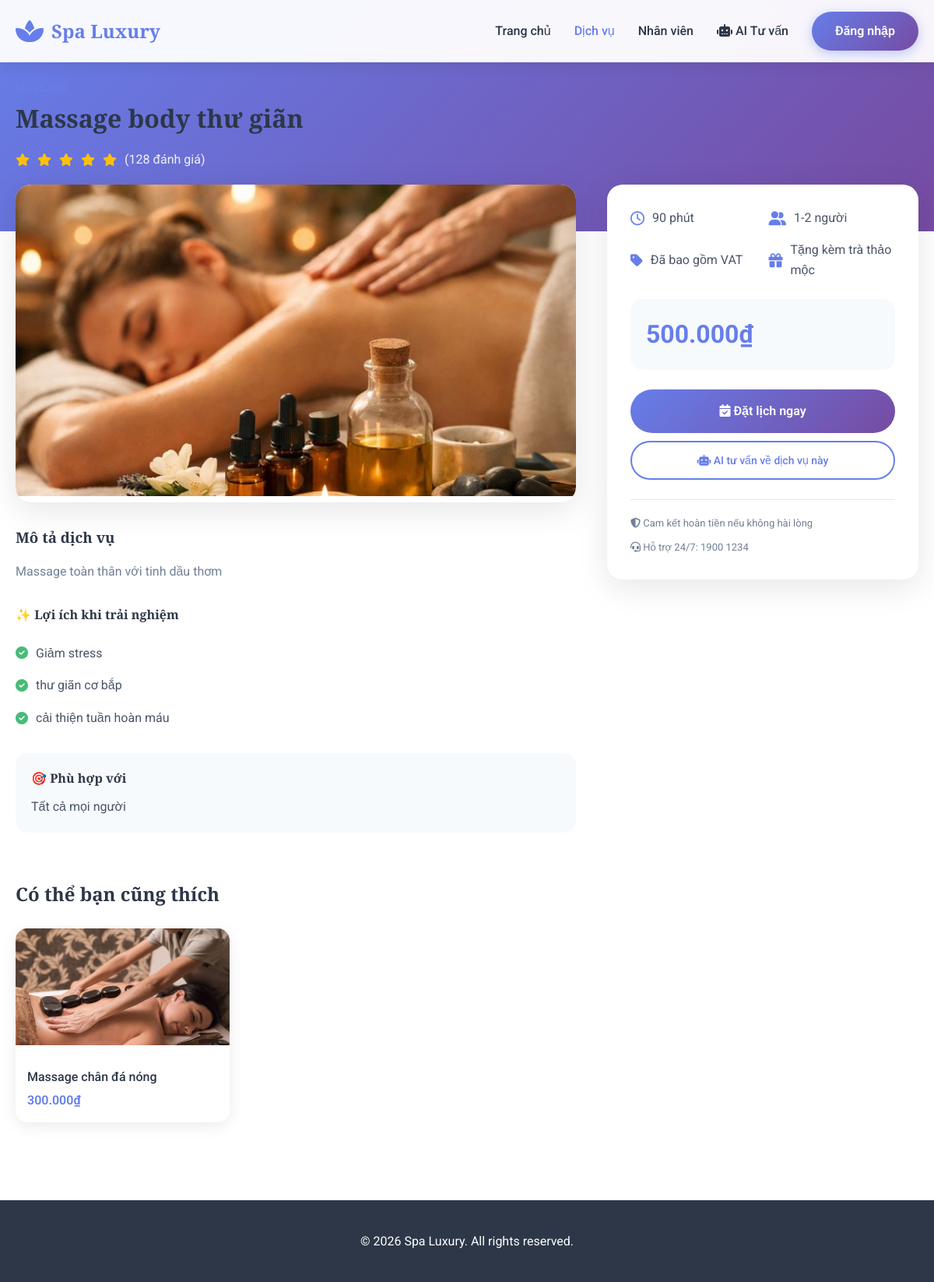
/service/1, run on the app's committed database.
### tables this page shows
CREATE TABLE IF NOT EXISTS `services` (
  `id` int NOT NULL AUTO_INCREMENT,
  `category_id` int DEFAULT NULL,
  `name` varchar(200) NOT NULL,
  `description` text,
  `duration` int DEFAULT NULL COMMENT 'Thời gian (phút)',
  `price` decimal(10,2) NOT NULL,
  `discount_price` decimal(10,2) DEFAULT NULL,
  `image` varchar(255) DEFAULT NULL,
  `benefits` text,
  `suitable_for` text,
  `status` enum('active','inactive') DEFAULT 'active',
  `created_at` timestamp NULL DEFAULT CURRENT_TIMESTAMP,
  PRIMARY KEY (`id`),
  KEY `category_id` (`category_id`),
  CONSTRAINT `services_ibfk_1` FOREIGN KEY (`category_id`) REFERENCES `categories` (`id`) ON DELETE SET NULL
);

### Controllers/ServicesController.php (called while the page is built, shortened)
<?php
class ServicesController {
    protected $model;
    public function __construct() {
        $this->model = new ServicesModel();
    }
    public function show($id) {
        $service = $this->model->getServiceById($id);
        $relatedServices = $this->model->getAllServices($service['category_id']);
        require_once ROOT_PATH . DS . 'Views' . DS . 'spa' . DS . 'service_detail.php';
    }
}

### config/Database.php (called while the page is built, shortened)
<?php
class Database {
    private static $instance = null;
    private $connection;
    private $host = 'localhost';
    private $db_name = 'spa_booking';
    private $username = 'root';
    private $password = '';
    private function __construct() {
        try {
            $this->connection = new PDO(
                "mysql:host=" . $this->host . ";dbname=" . $this->db_name . ";charset=utf8mb4",
                $this->username,
                $this->password
            );
            $this->connection->setAttribute(PDO::ATTR_ERRMODE, PDO::ERRMODE_EXCEPTION);
            $this->connection->setAttribute(PDO::ATTR_DEFAULT_FETCH_MODE, PDO::FETCH_ASSOC);
        } catch(PDOException $e) {
            die("Database Connection Failed: " . $e->getMessage());
        }
    }
    public static function getInstance() {
        if (self::$instance === null) {
            self::$instance = new self();
        }
        return self::$instance;
    }
    public function query($sql, $params = []) {
        $stmt = $this->connection->prepare($sql);
        $stmt->execute($params);
        return $stmt->fetchAll();
    }
    public function queryOne($sql, $params = []) {
        $stmt = $this->connection->prepare($sql);
        $stmt->execute($params);
        return $stmt->fetch();
    }
}

### Models/ServicesModel.php (called while the page is built, shortened)
<?php
class ServicesModel {
    protected $db;
    public function __construct() {
        $this->db = Database::getInstance();
    }
public function getAllServices($categoryId = null) {
    if ($categoryId) {
        $services = $this->db->query("
            SELECT s.*, c.name as category_name
            FROM services s
            LEFT JOIN categories c ON s.category_id = c.id
            WHERE s.status = 'active' AND s.category_id = ?
            ORDER BY s.created_at DESC
        ", [$categoryId]);
    }
    foreach ($services as &$service) {
        $service['images'] = $this->getImages($service['id']);
        $service['image'] = null;
        if (!empty($service['images'])) {
            if (!$service['image']) {
                $service['image'] = $service['images'][0]['image_path'];
            }
        }
    }
    return $services;
}
public function getServiceById($id) {
    $service = $this->db->queryOne("
        SELECT s.*, c.name as category_name
        FROM services s
        LEFT JOIN categories c ON s.category_id = c.id
        WHERE s.id = ?
    ", [$id]);
    if ($service) {
        $service['images'] = $this->getImages($id);
        $service['image'] = null;
        if (!empty($service['images'])) {
            if (!$service['image']) {
                $service['image'] = $service['images'][0]['image_path'];
            }
        }
    }
    return $service;
}
    public function getImages($serviceId) {
        return $this->db->query("SELECT * FROM service_images WHERE service_id = ? ORDER BY id ASC", [$serviceId]);
    }
}

### Views/spa/service_detail.php (the view, shortened to what this page needs)
<!DOCTYPE html>
<html lang="vi">
<head>
    <link rel="stylesheet" href="<?php echo BASE_URL; ?>/public/css/style.css">
    <link rel="stylesheet" href="https://cdnjs.cloudflare.com/ajax/libs/font-awesome/6.4.0/css/all.min.css">
</head>
<body>
    <header class="header">
        <nav class="navbar">
            <div class="container">
                <div class="nav-wrapper">
                    <div class="logo">
                        <i class="fas fa-spa"></i>
                        <span>Spa Luxury</span>
                    </div>
                    <ul class="nav-menu">
                        <li><a href="<?php echo BASE_URL; ?>/" class="nav-link">Trang chủ</a></li>
                        <li><a href="<?php echo BASE_URL; ?>/services" class="nav-link active">Dịch vụ</a></li>
                        <li><a href="<?php echo BASE_URL; ?>/staff" class="nav-link">Nhân viên</a></li>
                        <li><a href="<?php echo BASE_URL; ?>/ai-consultation" class="nav-link"><i class="fas fa-robot"></i> AI Tư vấn</a></li>
                        <?php if (isset($_SESSION['customer_id'])): ?>
                            <li><a href="<?php echo BASE_URL; ?>/my-appointments" class="nav-link">Lịch của tôi</a></li>
                            <li><a href="<?php echo BASE_URL; ?>/logout" class="btn btn-outline">Đăng xuất</a></li>
                        <?php else: ?>
                            <li><a href="<?php echo BASE_URL; ?>/login" class="btn btn-primary">Đăng nhập</a></li>
                        <?php endif; ?>
                    </ul>
                </div>
            </div>
        </nav>
    </header>
    <section class="service-detail-hero">
        <div class="container">
            <span class="service-category"><?= htmlspecialchars($service['category_name']) ?></span>
            <h1 class="service-title"><?= htmlspecialchars($service['name']) ?></h1>
            <div class="service-rating">
                <i class="fas fa-star"></i>
                <i class="fas fa-star"></i>
                <i class="fas fa-star"></i>
                <i class="fas fa-star"></i>
                <i class="fas fa-star"></i>
                <span style="opacity: 0.9;">(128 đánh giá)</span>
            </div>
        </div>
    </section>
    <section class="section-padding" style="padding-top: 0;">
        <div class="container">
            <div class="service-detail-grid">
                <div>
                    <div class="service-images">
                        <img src="<?= !empty($service['image']) ? BASE_URL . '/' . ltrim($service['image'], '/') : BASE_URL . '/public/images/default-service.jpg' ?>"
                             alt="<?= htmlspecialchars($service['name']) ?>"
                             onerror="this.src='<?php echo BASE_URL; ?>/public/images/default-service.jpg'">
                    </div>
                    <div style="margin-top: 30px;">
                        <h3 style="color: #2d3748; font-family: 'Playfair Display', serif; margin-bottom: 15px;">Mô tả dịch vụ</h3>
                        <p class="service-description"><?= nl2br(htmlspecialchars($service['description'])) ?></p>
                        <?php if (!empty($service['benefits'])): ?>
                        <div class="service-benefits">
                            <h4>✨ Lợi ích khi trải nghiệm</h4>
                            <ul class="benefits-list">
                                <?php
                                $benefits = explode(',', $service['benefits']);
                                foreach ($benefits as $benefit):
                                ?>
                                <li><i class="fas fa-check-circle"></i> <?= htmlspecialchars(trim($benefit)) ?></li>
                                <?php endforeach; ?>
                            </ul>
                        </div>
                        <?php endif; ?>
                        <?php if (!empty($service['suitable_for'])): ?>
                        <div style="margin-top: 25px; background: #f7fafc; padding: 20px; border-radius: 15px;">
                            <h4 style="color: #2d3748; margin-bottom: 10px;">🎯 Phù hợp với</h4>
                            <p style="color: #4a5568; margin: 0;"><?= htmlspecialchars($service['suitable_for']) ?></p>
                        </div>
                        <?php endif; ?>
                    </div>
                </div>
                <div class="service-info">
                    <div class="service-meta-grid">
                        <div class="meta-item">
                            <i class="far fa-clock"></i>
                            <span><?= $service['duration'] ?> phút</span>
                        </div>
                        <div class="meta-item">
                            <i class="fas fa-user-friends"></i>
                            <span>1-2 người</span>
                        </div>
                        <div class="meta-item">
                            <i class="fas fa-tag"></i>
                            <span>Đã bao gồm VAT</span>
                        </div>
                        <div class="meta-item">
                            <i class="fas fa-gift"></i>
                            <span>Tặng kèm trà thảo mộc</span>
                        </div>
                    </div>
                    <div class="service-price-box">
                        <?php if ($service['discount_price']): ?>
                            <div class="price-old"><?= number_format($service['price'], 0, ',', '.') ?>₫</div>
                            <div class="price-current"><?= number_format($service['discount_price'], 0, ',', '.') ?>₫</div>
                            <div style="color: #f56565; font-size: 14px; margin-top: 5px;">
                                <i class="fas fa-fire"></i> Tiết kiệm <?= number_format($service['price'] - $service['discount_price'], 0, ',', '.') ?>₫
                            </div>
                        <?php else: ?>
                            <div class="price-current"><?= number_format($service['price'], 0, ',', '.') ?>₫</div>
                        <?php endif; ?>
                    </div>
                    <a href="<?php echo BASE_URL; ?>/booking?service_id=<?= $service['id'] ?>" class="btn-book">
                        <i class="fas fa-calendar-check"></i> Đặt lịch ngay
                    </a>
                    <a href="<?php echo BASE_URL; ?>/ai-consultation?service=<?= $service['id'] ?>" class="btn-ai">
                        <i class="fas fa-robot"></i> AI tư vấn về dịch vụ này
                    </a>
                    <div style="margin-top: 25px; padding-top: 20px; border-top: 1px solid #e2e8f0;">
                        <p style="color: #718096; font-size: 13px; margin: 0;">
                            <i class="fas fa-shield-alt"></i> Cam kết hoàn tiền nếu không hài lòng
                        </p>
                        <p style="color: #718096; font-size: 13px; margin: 10px 0 0;">
                            <i class="fas fa-headset"></i> Hỗ trợ 24/7: 1900 1234
                        </p>
                    </div>
                </div>
            </div>
            <?php if (!empty($relatedServices) && count($relatedServices) > 1): ?>
            <div class="related-services">
                <h3>Có thể bạn cũng thích</h3>
                <div class="related-grid">
                    <?php foreach ($relatedServices as $related): ?>
                        <?php if ($related['id'] != $service['id']): ?>
                        <a href="<?php echo BASE_URL; ?>/service/<?= $related['id'] ?>" class="related-card" style="text-decoration: none;">
                            <img src="<?= !empty($related['image']) ? BASE_URL . '/' . ltrim($related['image'], '/') : BASE_URL . '/public/images/default-service.jpg' ?>"
                                 alt="<?= htmlspecialchars($related['name']) ?>"
                                 onerror="this.src='<?php echo BASE_URL; ?>/public/images/default-service.jpg'">
                            <div class="content">
                                <div class="title"><?= htmlspecialchars($related['name']) ?></div>
                                <div class="price"><?= number_format($related['discount_price'] ?? $related['price'], 0, ',', '.') ?>₫</div>
                            </div>
                        </a>
                        <?php endif; ?>
                    <?php endforeach; ?>
                </div>
            </div>
            <?php endif; ?>
        </div>
    </section>
    <footer style="background: #2d3748; color: white; padding: 40px 20px; text-align: center;">
        <p>&copy; 2026 Spa Luxury. All rights reserved.</p>
    </footer>
</body>
</html>

### index.php (shortened to what this page needs)
<?php
$requestUri = $_SERVER['REQUEST_URI'];
spl_autoload_register(function ($class) {
    $folders = ['config', 'Models', 'Controllers'];
    foreach ($folders as $folder) {
        $file = ROOT_PATH . DS . $folder . DS . $class . '.php';
        if (file_exists($file)) {
            return true;
        }
    }
    return false;
});
$uri = parse_url($requestUri, PHP_URL_PATH);
$uri = explode('?', $uri)[0];
$uri = '/' . trim($uri, '/');
if ($uri === '/') {
} else {
    $uri = rtrim($uri, '/');
}
foreach ($routes as $route => $config) {
    $pattern = '#^' . preg_replace('/\(\[0-9\]\+\)/', '([0-9]+)', $route) . '$#';
    if (preg_match($pattern, $uri, $matches)) {
        array_shift($matches);
        $action = $config['action'];
        $controller = new $controllerName();
        call_user_func_array([$controller, $action], $matches);
        exit;
    }
}

### public/css/style.css (style rules this page uses)
* { margin: 0; padding: 0; box-sizing: border-box; }
:root { --primary-color: #667eea; --secondary-color: #764ba2; --accent-color: #f093fb; --text-dark: #2d3748; --text-light: #718096; --bg-light: #f7fafc; --white: #ffffff; --success: #48bb78; --danger: #f56565; --warning: #ed8936; }
body { font-family: 'Roboto', sans-serif; color: var(--text-dark); line-height: 1.6; overflow-x: hidden; }
h1, h2, h3, h4, h5, h6 { font-family: 'Playfair Display', serif; font-weight: 600; }
.header { position: fixed; top: 0; left: 0; right: 0; z-index: 1000; background: rgba(255, 255, 255, 0.95); backdrop-filter: blur(10px); box-shadow: 0 2px 20px rgba(0,0,0,0.1); }
.navbar { padding: 15px 0; }
.nav-wrapper { display: flex; justify-content: space-between; align-items: center; }
.logo { display: flex; align-items: center; gap: 10px; font-size: 24px; font-weight: 700; color: var(--primary-color); font-family: 'Playfair Display', serif; }
.logo i { font-size: 32px; }
.nav-menu { display: flex; list-style: none; gap: 30px; align-items: center; }
.nav-link { text-decoration: none; color: var(--text-dark); font-weight: 500; transition: color 0.3s; position: relative; }
.nav-link:hover, .nav-link.active { color: var(--primary-color); }
.nav-link::after { content: ''; position: absolute; bottom: -5px; left: 0; width: 0; height: 2px; background: var(--primary-color); transition: width 0.3s; }
.btn { display: inline-block; padding: 12px 30px; border-radius: 50px; text-decoration: none; font-weight: 600; transition: all 0.3s; border: none; cursor: pointer; font-size: 16px; }
.btn-primary { background: linear-gradient(135deg, var(--primary-color), var(--secondary-color)); color: var(--white); box-shadow: 0 4px 15px rgba(102, 126, 234, 0.4); }
.section-padding { padding: 100px 0; }
.container { max-width: 1200px; margin: 0 auto; padding: 0 20px; }
.service-category { color: var(--primary-color); font-size: 14px; font-weight: 600; text-transform: uppercase; }
.service-title { font-size: 22px; margin: 10px 0; color: var(--text-dark); }
.service-description { color: var(--text-light); margin-bottom: 15px; }
.price-current { font-size: 24px; font-weight: 700; color: var(--primary-color); }

### data on the page
services: name "Massage body thư giãn", description "Massage toàn thân với tinh dầu thơm", benefits "Giảm stress", benefits "thư giãn cơ bắp", benefits "cải thiện tuần hoàn máu", suitable_for "Tất cả mọi người", duration "90", price "500.000"
services: name "Massage chân đá nóng", discount_price+price "300.000"
